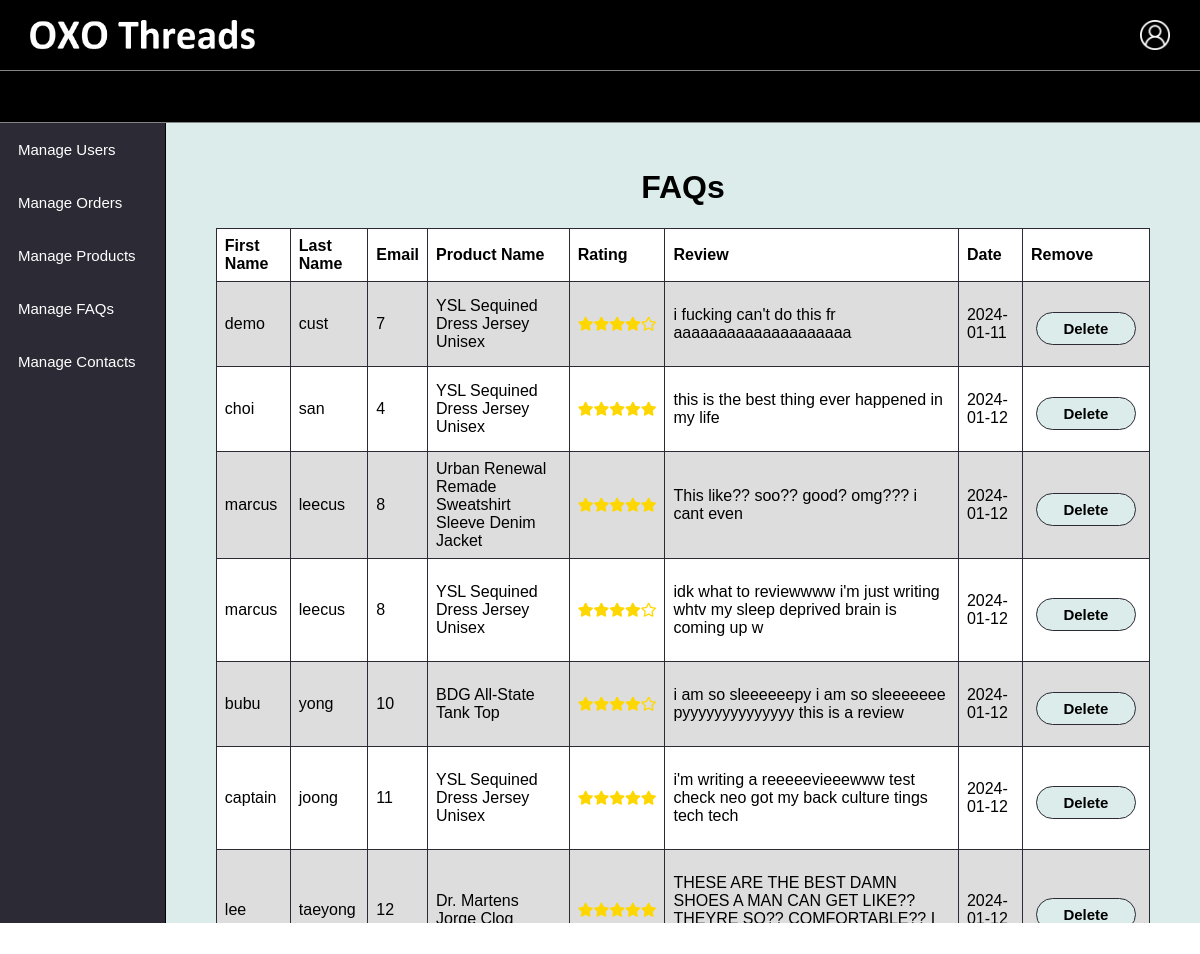
Page /admin-faqs.php (signed in) on the committed database.
### tables this page shows
CREATE TABLE IF NOT EXISTS `reviews` (
  `reviewid` int NOT NULL AUTO_INCREMENT,
  `customer_id` int NOT NULL,
  `fname` varchar(50) NOT NULL,
  `lname` varchar(50) NOT NULL,
  `description` varchar(300) NOT NULL,
  `stars` varchar(50) NOT NULL,
  `productname` varchar(300) NOT NULL,
  `status` int NOT NULL,
  `date` date NOT NULL,
  PRIMARY KEY (`reviewid`)
);

### admin-faqs.php (the view, shortened to what this page needs)
<!DOCTYPE html>
<html>
<head>
  <link rel="stylesheet" href="css/userStyles.css">
  <link rel="stylesheet" href="css/style.css">
  <link rel="stylesheet" href="https://cdnjs.cloudflare.com/ajax/libs/font-awesome/4.7.0/css/font-awesome.min.css">
</head>
<body>
<?php include 'adminnavbar.php';?>
<div class="admincontainer-main">
    <div class="admin-nav-column">
        <div class="admin-navtab">
            <button class="nav-tab">Manage Users</button>
        </div>
        <div class="admin-navtab">
            <button class="nav-tab">Manage Orders</button>
        </div>
        <div class="admin-navtab">
            <button class="nav-tab">Manage Products</button>
        </div>
        <div class="admin-navtab">
            <button class="nav-tab">Manage FAQs</button>
        </div>
        <div class="admin-navtab">
            <button class="nav-tab">Manage Contacts</button>
        </div>
    </div>
    <div class="admin-contentcolumn existingUserColumn">
        <h1>FAQs</h1>
        <table class="existingusers">
            <tr>
                <th>First Name</th>
                <th>Last Name</th>
                <th>Email</th>
                <th>Product Name</th>
                <th>Rating</th>
                <th>Review</th>
                <th>Date</th>
                <th>Remove</th>
            </tr>
            <?php
                $connection = mysqli_connect("localhost", "root", "", "oxothreads", "3306");
                $sql = "SELECT * FROM `reviews`";
                $result = mysqli_query($connection, $sql);
                if(mysqli_num_rows($result) > 0)
                {
                    while($row = mysqli_fetch_assoc($result))
                    {
            ?>
            <tr>
                <td><?php echo $row['fname'] ?></td>
                <td><?php echo $row['lname'] ?></td>
                <td><?php echo $row['customer_id'] ?></td>
                <td><?php echo $row['productname'] ?></td>
                <td>
                                            <div name="star_rating" class="stars">
                                                <?php
                                                $rating = $row['stars'];
                                                for ($i = 1; $i <= 5; $i++) {
                                                    if ($i <= $rating) {
                                                        echo '<i class="fas fa-star"></i>';
                                                    } else {
                                                        echo '<i class="far fa-star"></i>';
                                                    }
                                                }
                                                ?>
                                            </div>
                </td>
                <td>
                    <p><?php echo $row['description'] ?></p>
                </td>
                <td><?php echo $row['date'] ?></td>
                <td>
                    <input type="button" value="Delete" id="removefaq" class="removefaqbutton" onclick="deleteProduct(<?php echo $row['reviewid']; ?>)">
                </td>
            </tr>
            <?php
                    }
                }
            ?>
        </table>
    </div>
</div>
</body>
</html>

### css/userStyles.css (style rules this page uses)
body { width: 100%; margin: 0px 0px; font-family: Helvetica, Arial, sans-serif; }
.admincontainer-main { width: 100%; display: flex; flex-direction: row; }
.admin-nav-column { width: 15%; display: flex; flex-direction: column; background-color: #2C2A35; border-right: 1px #000 solid; }
.admin-navtab { width: 100%; }
.admin-contentcolumn { width: 85%; display: flex; }
.nav-tab { background-color: #2C2A35; color: #fff; cursor: pointer; padding: 18px; width: 100%; border: none; text-align: left; outline: none; font-size: 15px; transition: 0.4s; }
.nav-tab { background-color: #2C2A35; color: #fff; cursor: pointer; width: 100%; border: none; text-align: left; outline: none; font-size: 15px; text-decoration: none; }
.existingUserColumn { display: flex; align-items: center; flex-direction: column; padding: 25px 50px; scroll-behavior:smooth; overflow: scroll; -ms-overflow-style: none; scrollbar-width: none; height: 750px; background-color: #DBECEA; }
.existingusers { font-family: arial, sans-serif; border-collapse: collapse; width: 100%; overflow: scroll; -ms-overflow-style: none; scrollbar-width: none; background-color: #fff; }
.existingusers tr { height: 50px; }
.existingusers td, th { border: #2C2A35 1px solid; text-align: left; padding: 8px; }
.existingusers tr:nth-child(even) { background-color: #dddddd; }
.removefaqbutton { margin: 10px 5px 0 5px; border-radius:25px; color: #000; background: #DBECEA; border-color: #2C2A35 ; height: 33px; width: 100px; font-weight: bold; cursor: pointer; padding: 0px 17px 0px 17px; }
fieldset textarea,input { width: 75%; margin-bottom: 10px; border-radius: 20px; font-size: 15px; padding: 10px 10px; color: #fff; border: #2C2A35 1px solid; background-color: #3a3745; }

### css/style.css (style rules this page uses)
body { width: 100%; margin: 0px 0px; font-family: Helvetica, Arial, sans-serif; }
.stars { color: #ffd700; font-size: 14px; display: flex; flex-direction: row; }

### rows in the picture
reviews: fname "demo", lname "cust", customer "7", productname "YSL Sequined Dress Jersey Unisex", stars "4" (drawn), description "i fucking can't do this fr aaaaaaaaaaaaaaaaaaaa", date "2024-01-11"
reviews: fname "choi", lname "san", customer "4", productname "YSL Sequined Dress Jersey Unisex", stars "5" (drawn), description "this is the best thing ever happened in my life", date "2024-01-12"
reviews: fname "marcus", lname "leecus", customer "8", productname "Urban Renewal Remade Sweatshirt Sleeve Denim Jacket", stars "5" (drawn), description "This like?? soo?? good? omg??? i cant even", date "2024-01-12"
reviews: fname "marcus", lname "leecus", customer "8", productname "YSL Sequined Dress Jersey Unisex", stars "4" (drawn), description "idk what to reviewwww i'm just writing whtv my sleep deprived brain is coming up w", date "2024-01-12"
reviews: fname "bubu", lname "yong", customer "10", productname "BDG All-State Tank Top", stars "4" (drawn), description "i am so sleeeeeepy i am so sleeeeeee pyyyyyyyyyyyyyy this is a review", date "2024-01-12"
reviews: fname "captain", lname "joong", customer "11", productname "YSL Sequined Dress Jersey Unisex", stars "5" (drawn), description "i'm writing a reeeeevieeewww test check neo got my back culture tings tech tech", date "2024-01-12"
reviews: fname "lee", lname "taeyong", customer "12", productname "Dr. Martens Jorge Clog", stars "5" (drawn), description "THESE ARE THE BEST DAMN SHOES A MAN CAN GET LIKE?? THEYRE SO?? COMFORTABLE?? I…", date "2024-01-12"
